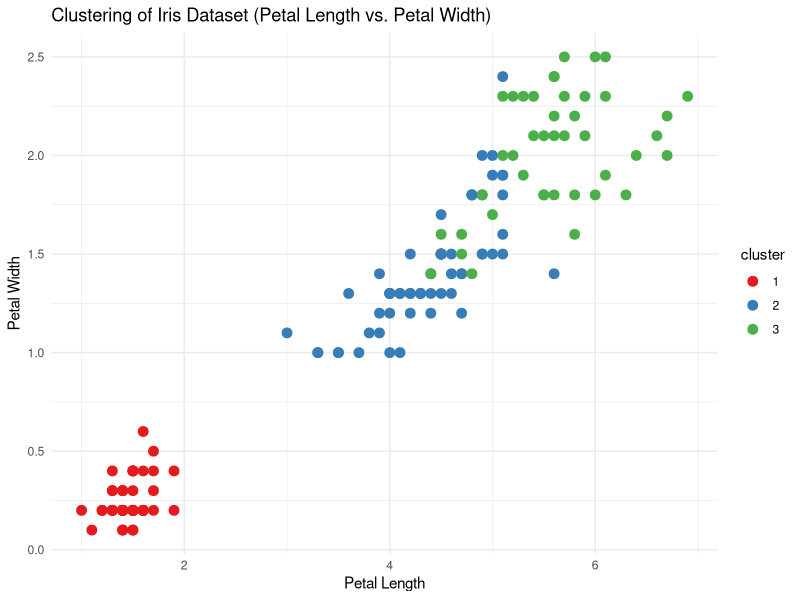

Here is the R script that generated this plot:
# KHAN MOHD OWAIS RAZA
# 20BCD7138
library(ggplot2)
library(dplyr)
data("iris")
iris_data <- iris[, -5] 
scaled_iris <- scale(iris_data)
set.seed(123)
k <- 3 
kmeans_model <- kmeans(scaled_iris, centers = k, nstart = 25)
iris_data$cluster <- as.factor(kmeans_model$cluster)
ggplot(iris_data, aes(x = Petal.Length, y = Petal.Width, color = cluster)) +
  geom_point(size = 3) +
  labs(title = "Clustering of Iris Dataset (Petal Length vs. Petal Width)",
       x = "Petal Length", y = "Petal Width") +
  theme_minimal() +
  scale_color_brewer(palette = "Set1")
